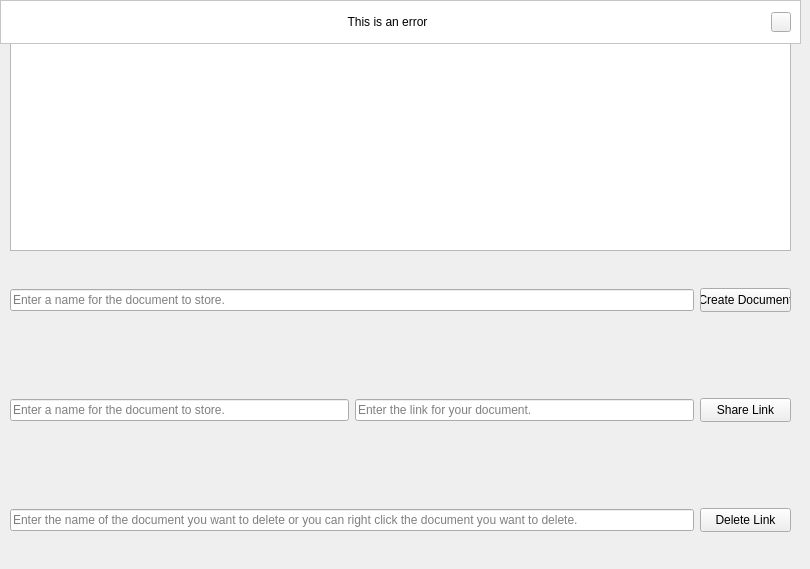
    <widget class="QWidget" name="documents_tab">
     <attribute name="title">
      <string>Documents</string>
     </attribute>
     <widget class="QListWidget" name="document_list">
      <property name="geometry">
       <rect>
        <x>10</x>
        <y>40</y>
        <width>781</width>
        <height>211</height>
       </rect>
      </property>
     </widget>
     <widget class="QLabel" name="document_label">
      <property name="geometry">
       <rect>
        <x>10</x>
        <y>10</y>
        <width>781</width>
        <height>31</height>
       </rect>
      </property>
      <property name="font">
       <font>
        <pointsize>14</pointsize>
       </font>
      </property>
      <property name="frameShadow">
       <enum>QFrame::Raised</enum>
      </property>
      <property name="text">
       <string>Document Links</string>
      </property>
      <property name="alignment">
       <set>Qt::AlignCenter</set>
      </property>
     </widget>
     <widget class="QWidget" name="horizontalLayoutWidget">
      <property name="geometry">
       <rect>
        <x>10</x>
        <y>370</y>
        <width>781</width>
        <height>80</height>
       </rect>
      </property>
      <layout class="QHBoxLayout" name="horizontalLayout">
       <item>
        <widget class="QLineEdit" name="doc_share_name_edit">
         <property name="placeholderText">
          <string>Enter a name for the document to store.</string>
         </property>
        </widget>
       </item>
       <item>
        <widget class="QLineEdit" name="doc_share_link_edit">
         <property name="placeholderText">
          <string>Enter the link for your document.</string>
         </property>
        </widget>
       </item>
       <item>
        <widget class="QPushButton" name="doc_share_button">
         <property name="minimumSize">
          <size>
           <width>91</width>
           <height>24</height>
          </size>
         </property>
         <property name="maximumSize">
          <size>
           <width>91</width>
           <height>24</height>
          </size>
         </property>
         <property name="text">
          <string>Share Link</string>
         </property>
        </widget>
       </item>
      </layout>
     </widget>
     <widget class="QWidget" name="horizontalLayoutWidget_2">
      <property name="geometry">
       <rect>
        <x>10</x>
        <y>260</y>
        <width>781</width>
        <height>80</height>
       </rect>
      </property>
      <layout class="QHBoxLayout" name="horizontalLayout_2">
       <item>
        <widget class="QLineEdit" name="doc_create_edit">
         <property name="placeholderText">
          <string>Enter a name for the document to store.</string>
         </property>
        </widget>
       </item>
       <item>
        <widget class="QPushButton" name="doc_create_button">
         <property name="minimumSize">
          <size>
           <width>91</width>
           <height>24</height>
          </size>
         </property>
         <property name="maximumSize">
          <size>
           <width>91</width>
           <height>24</height>
          </size>
         </property>
         <property name="text">
          <string>Create Document</string>
         </property>
        </widget>
       </item>
      </layout>
     </widget>
     <widget class="QWidget" name="horizontalLayoutWidget_3">
      <property name="geometry">
       <rect>
        <x>10</x>
        <y>480</y>
        <width>781</width>
        <height>80</height>
       </rect>
      </property>
      <layout class="QHBoxLayout" name="horizontalLayout_3">
       <item>
        <widget class="QLineEdit" name="doc_delete_edit">
         <property name="placeholderText">
          <string>Enter the name of the document you want to delete or you can right click the document you want to delete.</string>
         </property>
        </widget>
       </item>
       <item>
        <widget class="QPushButton" name="doc_delete_button">
         <property name="minimumSize">
          <size>
           <width>91</width>
           <height>24</height>
          </size>
         </property>
         <property name="maximumSize">
          <size>
           <width>91</width>
           <height>24</height>
          </size>
         </property>
         <property name="text">
          <string>Delete Link</string>
         </property>
        </widget>
       </item>
      </layout>
     </widget>
     <widget class="QFrame" name="docs_bar">
      <property name="enabled">
       <bool>true</bool>
      </property>
      <property name="geometry">
       <rect>
        <x>0</x>
        <y>0</y>
        <width>801</width>
        <height>44</height>
       </rect>
      </property>
      <property name="minimumSize">
       <size>
        <width>801</width>
        <height>44</height>
       </size>
      </property>
      <property name="maximumSize">
       <size>
        <width>801</width>
        <height>44</height>
       </size>
      </property>
      <property name="frameShape">
       <enum>QFrame::NoFrame</enum>
      </property>
      <property name="frameShadow">
       <enum>QFrame::Raised</enum>
      </property>
      <widget class="QFrame" name="docs_error_frame">
       <property name="geometry">
        <rect>
         <x>0</x>
         <y>0</y>
         <width>801</width>
         <height>44</height>
        </rect>
       </property>
       <property name="minimumSize">
        <size>
         <width>801</width>
         <height>44</height>
        </size>
       </property>
       <property name="maximumSize">
        <size>
         <width>801</width>
         <height>44</height>
        </size>
       </property>
       <property name="styleSheet">
        <string notr="true">QFrame{background-color:rgb(255,255,255);}
</string>
       </property>
       <property name="frameShape">
        <enum>QFrame::StyledPanel</enum>
       </property>
       <property name="frameShadow">
        <enum>QFrame::Raised</enum>
       </property>
       <layout class="QHBoxLayout" name="horizontalLayout_22">
        <item>
         <widget class="QLabel" name="docs_error_label">
          <property name="minimumSize">
           <size>
            <width>755</width>
            <height>24</height>
           </size>
          </property>
          <property name="maximumSize">
           <size>
            <width>755</width>
            <height>24</height>
           </size>
          </property>
          <property name="styleSheet">
           <string notr="true">QLabel{
background-color:white;
border-radius:5px;
}</string>
          </property>
          <property name="text">
           <string>This is an error</string>
          </property>
          <property name="alignment">
           <set>Qt::AlignCenter</set>
          </property>
         </widget>
        </item>
        <item>
         <widget class="QPushButton" name="docs_close_popup_button">
          <property name="minimumSize">
           <size>
            <width>20</width>
            <height>20</height>
           </size>
          </property>
          <property name="maximumSize">
           <size>
            <width>20</width>
            <height>20</height>
           </size>
          </property>
          <property name="font">
           <font>
            <pointsize>8</pointsize>
           </font>
          </property>
          <property name="styleSheet">
           <string notr="true"/>
          </property>
          <property name="text">
           <string/>
          </property>
          <property name="icon">
           <iconset>
            <normaloff>../GitHub/Login_PyQt5/Images/cil-x.png</normaloff>../GitHub/Login_PyQt5/Images/cil-x.png</iconset>
          </property>
         </widget>
        </item>
       </layout>
      </widget>
     </widget>
    </widget>
